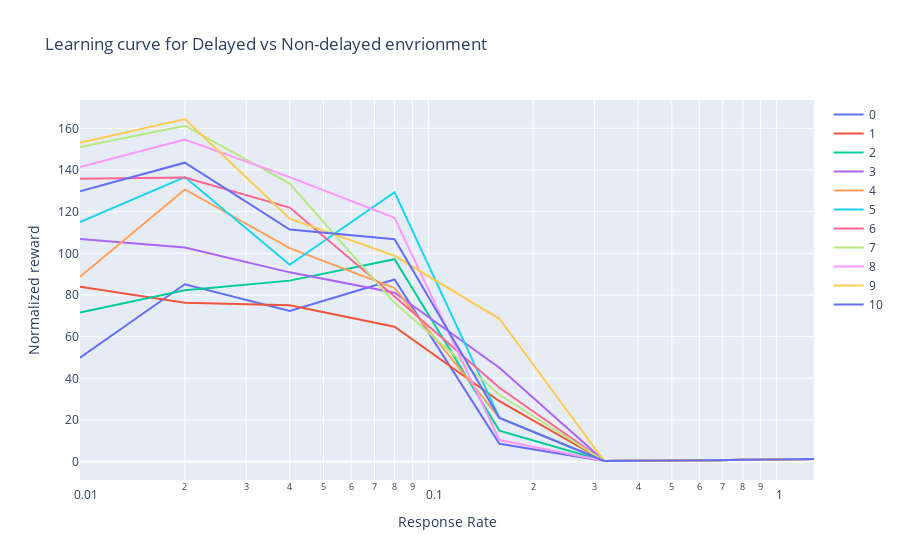

Source (notebook cell):
### Code cell
fig = go.Figure()

    
for force in range(11):
    rewards = []
    for rt in response_times:
        temp_df = df.loc[(df['response_rate'] == rt) & (df['g_force'] == force)]
#         print (rt, force, np.mean(temp_df['reward'])* rt)
        rewards.append( np.mean(temp_df['reward'])* rt)
    
    fig.add_trace(go.Scatter(x=response_times, y=rewards, mode='lines', name=str(force)))
    
fig.update_xaxes(type="log")
fig.update_layout(title='Learning curve for Delayed vs Non-delayed envrionment',
                   xaxis_title='Response Rate',
                   yaxis_title='Normalized reward')

fig.show()

### Figure 1 — Plotly figure (JSON) as saved in the notebook; plotly's stock layout.template omitted (floating-point values rounded to 4 significant figures)
{"data": [{"mode": "lines", "name": "0", "type": "scatter", "x": [0.01, 0.02, 0.04, 0.08, 0.16, 0.32, 0.64, 1.28], "y": [49.85, 85.15, 72.36, 87.41, 8.589, 0.32, 0.64, 1.28]}, {"mode": "lines", "name": "1", "type": "scatter", "x": [0.01, 0.02, 0.04, 0.08, 0.16, 0.32, 0.64, 1.28], "y": [84.0, 76.23, 75.04, 64.75, 29.0, 0.32, 0.64, 1.28]}, {"mode": "lines", "name": "2", "type": "scatter", "x": [0.01, 0.02, 0.04, 0.08, 0.16, 0.32, 0.64, 1.28], "y": [71.53, 82.26, 86.89, 97.19, 14.84, 0.32, 0.64, 1.28]}, {"mode": "lines", "name": "3", "type": "scatter", "x": [0.01, 0.02, 0.04, 0.08, 0.16, 0.32, 0.64, 1.28], "y": [106.9, 102.8, 90.86, 81.07, 45.12, 0.32, 0.64, 1.28]}, {"mode": "lines", "name": "4", "type": "scatter", "x": [0.01, 0.02, 0.04, 0.08, 0.16, 0.32, 0.64, 1.28], "y": [88.72, 130.7, 102.5, 83.33, 21.02, 0.32, 0.64, 1.28]}, {"mode": "lines", "name": "5", "type": "scatter", "x": [0.01, 0.02, 0.04, 0.08, 0.16, 0.32, 0.64, 1.28], "y": [115.0, 136.6, 94.47, 129.3, 21.04, 0.32, 0.64, 1.28]}, {"mode": "lines", "name": "6", "type": "scatter", "x": [0.01, 0.02, 0.04, 0.08, 0.16, 0.32, 0.64, 1.28], "y": [135.8, 136.4, 121.9, 79.24, 35.44, 0.32, 0.64, 1.28]}, {"mode": "lines", "name": "7", "type": "scatter", "x": [0.01, 0.02, 0.04, 0.08, 0.16, 0.32, 0.64, 1.28], "y": [151.1, 161.2, 133.4, 76.21, 32.1, 0.32, 0.64, 1.28]}, {"mode": "lines", "name": "8", "type": "scatter", "x": [0.01, 0.02, 0.04, 0.08, 0.16, 0.32, 0.64, 1.28], "y": [141.4, 154.6, 136.5, 117.1, 10.37, 0.32, 0.64, 1.28]}, {"mode": "lines", "name": "9", "type": "scatter", "x": [0.01, 0.02, 0.04, 0.08, 0.16, 0.32, 0.64, 1.28], "y": [153.1, 164.5, 116.6, 98.82, 68.59, 0.32, 0.64, 1.28]}, {"mode": "lines", "name": "10", "type": "scatter", "x": [0.01, 0.02, 0.04, 0.08, 0.16, 0.32, 0.64, 1.28], "y": [129.7, 143.5, 111.4, 106.8, 21.0, 0.32, 0.64, 1.28]}], "layout": {"title": {"text": "Learning curve for Delayed vs Non-delayed envrionment"}, "xaxis": {"title": {"text": "Response Rate"}, "type": "log"}, "yaxis": {"title": {"text": "Normalized reward"}}}}
